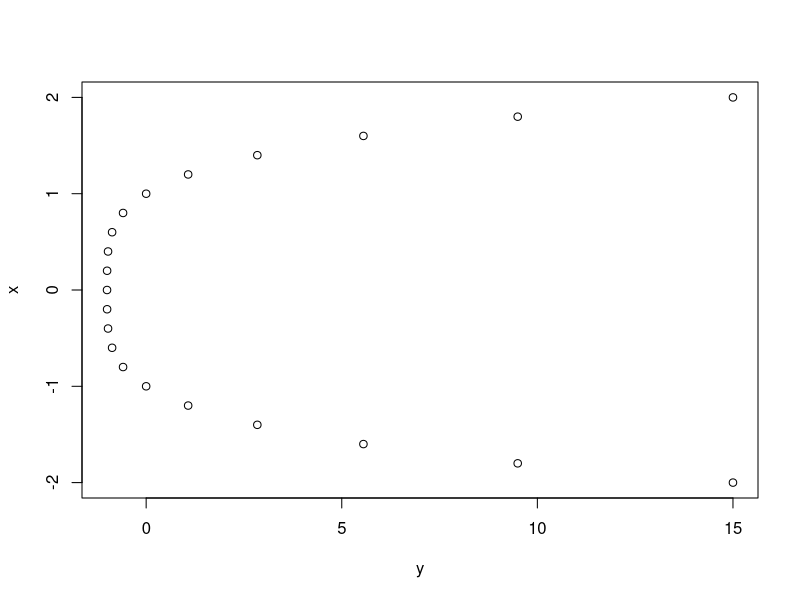

Source code (R):
x <- 1.3
x^2+3*x+1

x <- 30
sin(pi*x/180)

x <- 1
atan(x)

x <- sqrt(3)/2
sin(acos(x))

x <- pi/3
y <- pi/6
abs(x)*sin(x^2)
abs(y)*sin(y^2)

sin(pi/2)
cos(pi/3)
tan(pi*60/180)
x <- 1/2
y <- 1
log(x+sqrt(x^2+1))
log(y+sqrt(y^2+1))
z <- pi/4
w <- pi/2
z/((z^2+1)*sin(z))
w/((w^2+1)*sin(w))

x <- 0.3
round(x) # Return closest integer that is not more than x
ceiling(x) # Return smallest integer that is not less than x
floor(x) # Return largest integer that is not more than x
trunc(x) # Return value without decimals

library(pracma)
n <- 3
m <- 4
# These functions are in package, pracma
rem(n,m) # rem=n-m*trunc(n/m)
mod(n,m) # rem=n-m*floor(n/m)

x <- seq(1,2,0.1)
x^3+3*x^2+1
sin(x^2)
(sin(x))^2
sin(2*x)+x*cos(4*x)
x/(x^2+1)
cos(x)/(1+sin(x))
1/x+x^3/(x^4+5*x*sin(x))
# seq(1,2,0.1)=seq(1,2,l=11)

x <- seq(3,5,0.01)
y=x/(x+(1/x^2))

x <- seq(-2,-1,0.1)
1/x^3+1/x^2+3/x

rm(list=ls())
x <- seq(0,1,l=200)
g <- x^3+1
h <- x+2
z <- x^2
y <- cos(pi*x)
f <- (z*y)/(g*h)
f[200]

library(pracma)
x <- seq(-2,2,l=21)
coef <- c(1,0,0,0,-1) #Coef shows coefficients of function y in future
y <- polyval(coef,x) 
plot(y,x)

x <- seq(0,3,0.1)
f <- x^3*cos(x+1)
f[21] # Value for x=2
tail(f,1) #Value for x=3, tail(f,n) returns n values from last of data